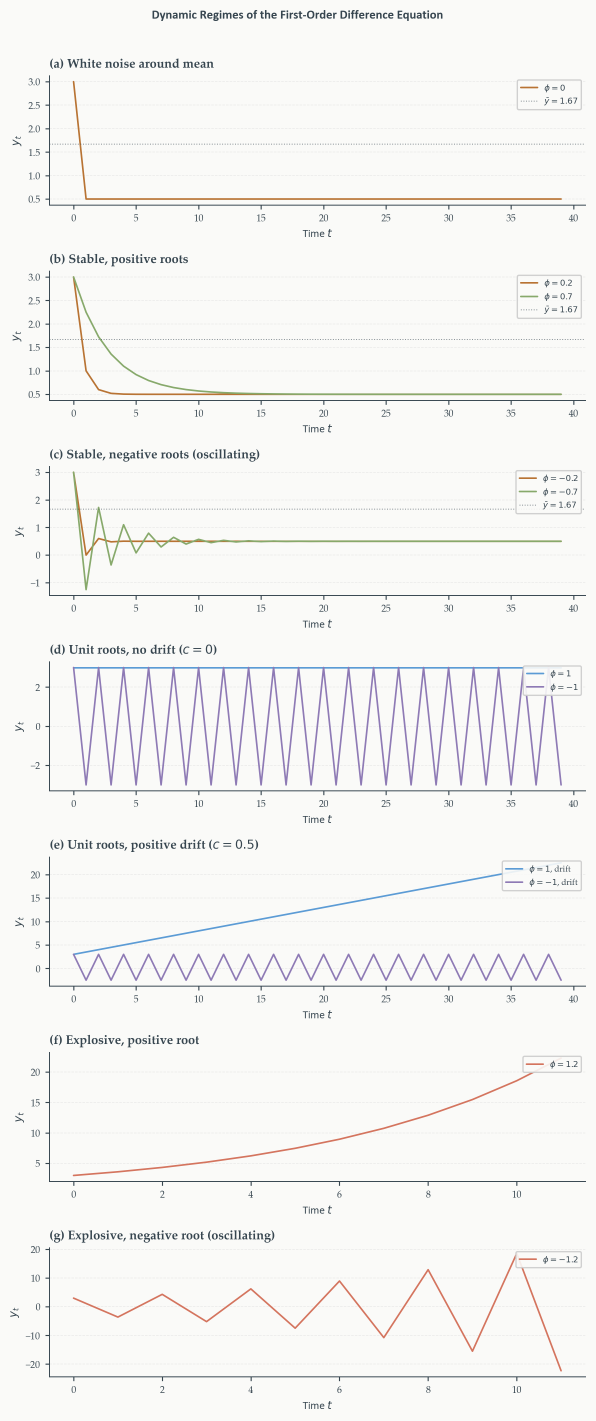
#> input picture _book/chapter_01_files/figure-html/fig-diffeq-paths-output-1.png, 1786 x 4262 px, found by its file name (shown at 1/3 size)
$ python 01_split_figure.py
#> lines starting #> are read from the running program, lines starting #| are printed output that depends on the picture
#> in run_job, img is the input picture: PIL image 1786x4262 RGBA; mean R, G, B, A 244.9, 244.7, 243.3, 255
#| [diffeq_paths] source: 1786x4262px
"""
Rebuild slide-only figure variants from already-rendered book PNGs.
Does NOT touch chapter_01.qmd or the book's rendered output — reads the
existing PNGs under docs/chapters/... and writes new PNGs into
slides/chapters/figures/, for slide use only.

Two supported operations, driven by the JOBS list below:

  "split"   — crop a stacked figure into N separate output files
              (used for Dynamic Regimes: 7 panels -> 3 files, one per
              regime group, each shown on its own slide)

  "compose" — crop a stacked figure into its individual panels, then
              recompose them into a grid (used for GDP ACF/PACF:
              4 stacked panels -> one 2x2 grid file)

Place this script at: slides/chapters/build_slide_figures.py
  (same folder as 01.qmd, so figures/ output sits right next to it)

Run any time the book's source figures change, or you need to
regenerate slide crops.

Usage (from repo root):
    python slides/chapters/build_slide_figures.py

    # Or run a single job by name:
    python slides/chapters/build_slide_figures.py --job diffeq_paths
    python slides/chapters/build_slide_figures.py --job acfpacf_gdp
"""

import argparse
from pathlib import Path
from PIL import Image

# ── Paths ────────────────────────────────────────────────────────────────
SCRIPT_DIR = Path(__file__).resolve().parent           # .../slides/chapters
REPO_ROOT  = SCRIPT_DIR.parents[1]                      # .../ECON-5371
BOOK_FIGS  = REPO_ROOT / "docs" / "chapters" / "01" / "chapter_01_files" / "figure-html"
OUT_DIR    = SCRIPT_DIR / "figures"
OUT_DIR.mkdir(parents=True, exist_ok=True)

BORDER_PX = 0   # spacing between panels in a composed grid (0 = flush, no border)


# ── Shared crop utility ─────────────────────────────────────────────────
def crop_panels(img: Image.Image, n_panels: int,
                 top_margin_frac: float, pad_frac: float = 0.0) -> list[Image.Image]:
    """Split a vertically-stacked source image into n_panels equal-height crops."""
#> called with n_panels = 7, top_margin_frac = 0.035, pad_frac = 0.01
    w, h = img.size
#> w = 1786; h = 4262
    top_margin = int(h * top_margin_frac)
#> top_margin = 149
    usable_h = h - top_margin
#> usable_h = 4113
    panel_h = usable_h / n_panels
#> panel_h = 587.6
    pad = int(pad_frac * h)
#> pad = 42

    panels = []
    for i in range(n_panels):
        top = max(0, int(top_margin + i * panel_h) - pad)
        bottom = min(h, int(top_margin + (i + 1) * panel_h) + pad)
        panels.append(img.crop((0, top, w, bottom)))
#> after the loop, panels = 7 items
    return panels


def stack_vertical(panels: list[Image.Image]) -> Image.Image:
    """Stack panel images directly on top of each other, full width,
    no resizing or borders — used for the 'split' op where panels must
    stay pixel-faithful to the source crop (this is a straight vertical
    concatenation, not a grid layout)."""
    w = panels[0].width
    total_h = sum(p.height for p in panels)
    stacked = Image.new("RGB", (w, total_h), "white")
    y = 0
    for p in panels:
        stacked.paste(p, (0, y))
        y += p.height
    return stacked


def compose_grid(panels: list[Image.Image], n_cols: int) -> Image.Image:
    """Arrange a list of panel images into a grid with n_cols columns,
    filling row-major (left-to-right, top-to-bottom). Used for the
    'compose' op, where panels are resized to a common width to align
    into columns — appropriate there since source panels are already
    similar dimensions; NOT used for 'split', which needs pixel-faithful
    stacking instead (see stack_vertical)."""
    n_rows = -(-len(panels) // n_cols)  # ceil division

    min_w = min(p.width for p in panels)
    panels = [p.resize((min_w, int(p.height * min_w / p.width))) for p in panels]

    row_heights = []
    for r in range(n_rows):
        row_panels = panels[r * n_cols:(r + 1) * n_cols]
        row_heights.append(max(p.height for p in row_panels))

    grid_w = min_w * n_cols + BORDER_PX * (n_cols + 1)
    grid_h = sum(row_heights) + BORDER_PX * (n_rows + 1)
    grid = Image.new("RGB", (grid_w, grid_h), "white")

    y_offset = BORDER_PX
    for r in range(n_rows):
        x_offset = BORDER_PX
        for c in range(n_cols):
            idx = r * n_cols + c
            if idx >= len(panels):
                break
            grid.paste(panels[idx], (x_offset, y_offset))
            x_offset += min_w + BORDER_PX
        y_offset += row_heights[r] + BORDER_PX

    return grid


# ── Job definitions ──────────────────────────────────────────────────────
# Add a new figure here rather than writing a new script.
JOBS = {

    "diffeq_paths": {
        "op": "split",
        "source": BOOK_FIGS / "fig-diffeq-paths-output-1.png",
        "n_panels": 7,
        "top_margin_frac": 0.035,
        "pad_frac": 0.01,
        # (start_panel_idx, end_panel_idx, output_filename) — 0-indexed,
        # inclusive. (a)=0 ... (g)=6
        "groups": [
            (0, 2, "fig-diffeq-paths_stable.png"),
            (3, 4, "fig-diffeq-paths_unitroot.png"),
            (5, 6, "fig-diffeq-paths_explosive.png"),
        ],
    },

    "acfpacf_gdp": {
        "op": "compose",
        "source": BOOK_FIGS / "fig-acfpacf-gdp-output-1.png",
        "n_panels": 4,
        "top_margin_frac": 0.025,
        "pad_frac": 0.0,
        "n_cols": 2,   # panels fill row-major: [0,1] top row, [2,3] bottom row
        "output": "fig-acfpacf-gdp_grid.png",
    },

    "transformations": {
        "op": "compose",
        "source": BOOK_FIGS / "fig-transformations-output-1.png",
        "n_panels": 4,
        "top_margin_frac": 0.025,
        "pad_frac": 0.0,
        "n_cols": 2,   # [0,1] top row (GDP level, GDP growth),
                       # [2,3] bottom row (CPI level, CPI inflation)
        "output": "fig-transformations_grid.png",
    },

}


def run_job(name: str, cfg: dict):
    source = cfg["source"]
    if not source.exists():
        print(f"[{name}] SKIPPED — source not found: {source}")
        print(f"          Render the book first, then re-run.")
        return

    img = Image.open(source)
    print(f"[{name}] source: {img.size[0]}x{img.size[1]}px")

    panels = crop_panels(img, cfg["n_panels"], cfg["top_margin_frac"],
                          cfg.get("pad_frac", 0.0))
#> panels = 7 items

    if cfg["op"] == "split":
        for start_idx, end_idx, out_name in cfg["groups"]:
            group_panels = panels[start_idx:end_idx + 1]
            stacked = stack_vertical(group_panels)
            out_path = OUT_DIR / out_name
            stacked.save(out_path)
            print(f"  saved {out_path.name}  panels {start_idx}-{end_idx}  {stacked.size}")
#> this loop made 3 passes
#> total_h in stack_vertical on passes 1 to 3: 2014, 1343, 1302
#> pass 1, in run_job, `stacked = stack_vertical(group_panels)`:
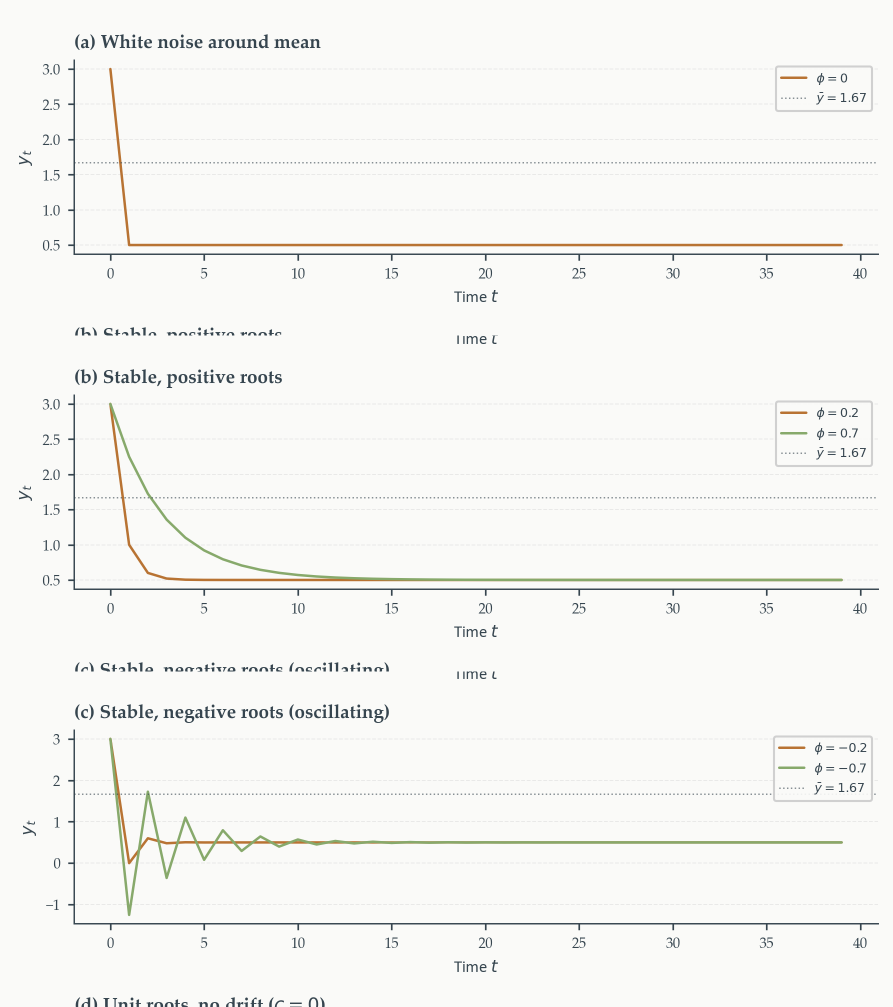
#> stacked: PIL image 1786x2014 RGB (shown at 1/2 size); mean R, G, B 245.8, 245.9, 243.4
#> pass 2, in run_job, `stacked = stack_vertical(group_panels)`:
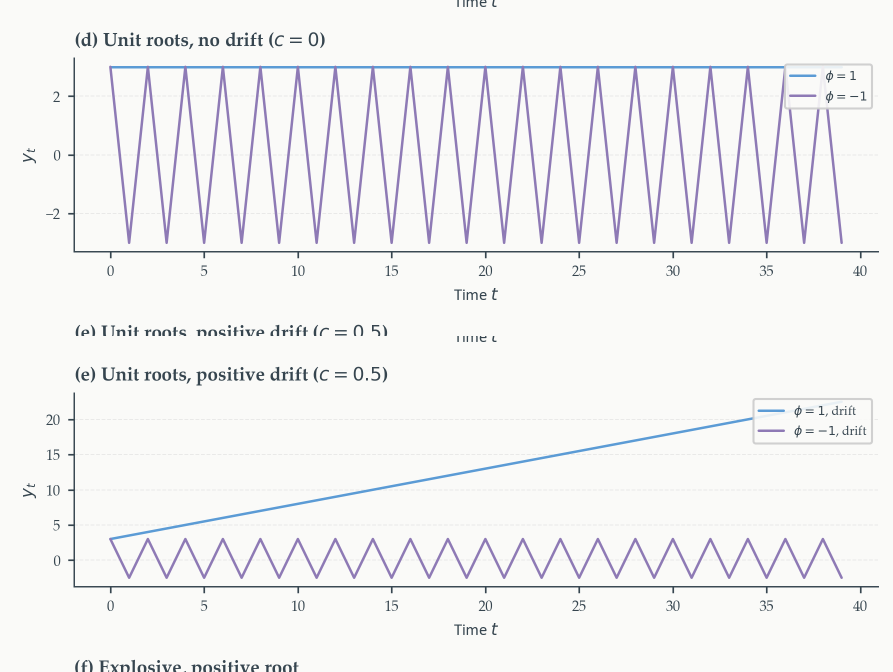
#> stacked: PIL image 1786x1343 RGB (shown at 1/2 size); mean R, G, B 242.3, 242.2, 242.8
#> after the loop:
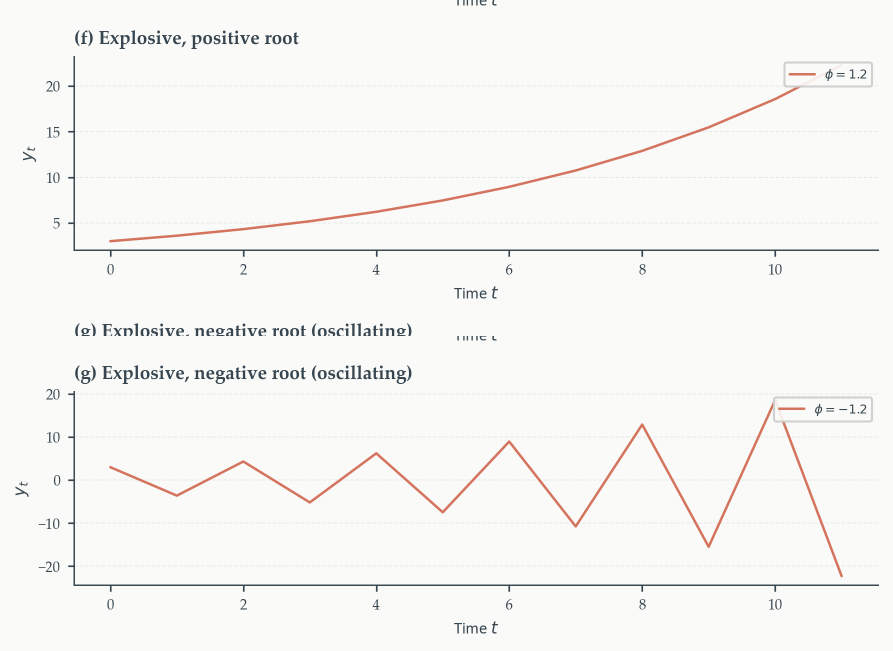
#> stacked: PIL image 1786x1302 RGB (shown at 1/2 size); mean R, G, B 246.7, 246.1, 244.2

    elif cfg["op"] == "compose":
        grid = compose_grid(panels, n_cols=cfg["n_cols"])
        out_path = OUT_DIR / cfg["output"]
        grid.save(out_path)
        print(f"  saved {out_path.name}  {grid.size}")

    else:
        raise ValueError(f"Unknown op '{cfg['op']}' for job '{name}'")


def main():
    parser = argparse.ArgumentParser(description=__doc__)
    parser.add_argument("--job", choices=list(JOBS.keys()), default=None,
                         help="Run only this job (default: run all jobs)")
    args = parser.parse_args()

    jobs_to_run = {args.job: JOBS[args.job]} if args.job else JOBS

    for name, cfg in jobs_to_run.items():
        run_job(name, cfg)
#> pass 2 of the loop in main, `for name, cfg in jobs_to_run.items():`:
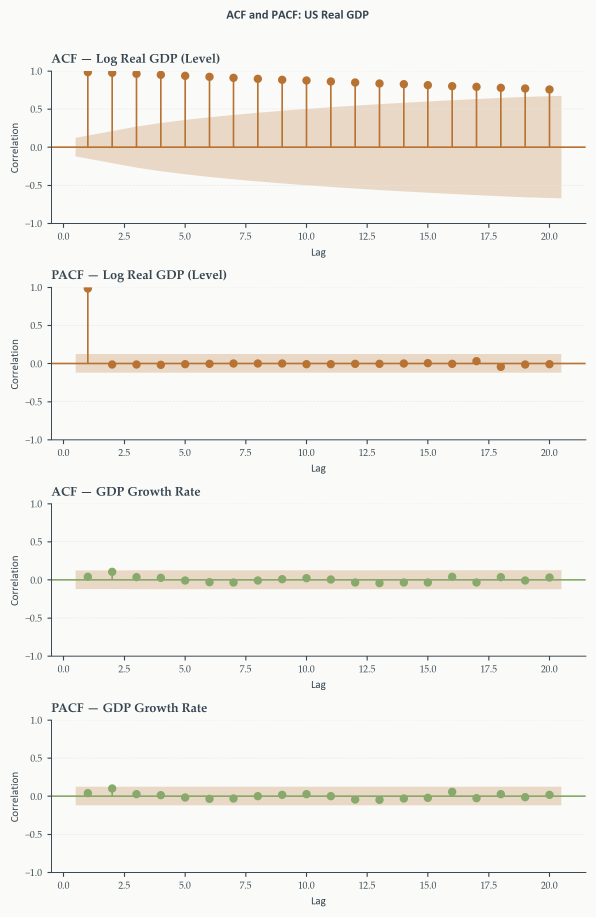
#> input picture _book/chapter_01_files/figure-html/fig-acfpacf-gdp-output-1.png, 1787 x 2749 px, found by its file name (shown at 1/3 size)
#> in run_job, img is the input picture: PIL image 1787x2749 RGBA; mean R, G, B, A 244.2, 242.2, 237.7, 255
#| [acfpacf_gdp] source: 1787x2749px
#> in run_job (call 2), `panels = crop_panels(img, cfg["n_panels"], cfg["top_margin_frac"], cfg..`: panels = 4 items
#> n_rows = 2
#> min_w = 1787
#> in compose_grid, `panels = [p.resize((min_w, int(p.height * min_w / p.width))) for p in ..`: panels = 4 items
#> after the loop in compose_grid, `for r in range(n_rows):`: row_heights = [670, 671]
#> grid_w = 3574
#> grid_h = 1341
#> the loop in compose_grid, `for r in range(n_rows):` made 2 passes
#> y_offset on passes 1 to 2: 670, 1341
#> after the loop in compose_grid, `for r in range(n_rows):`:
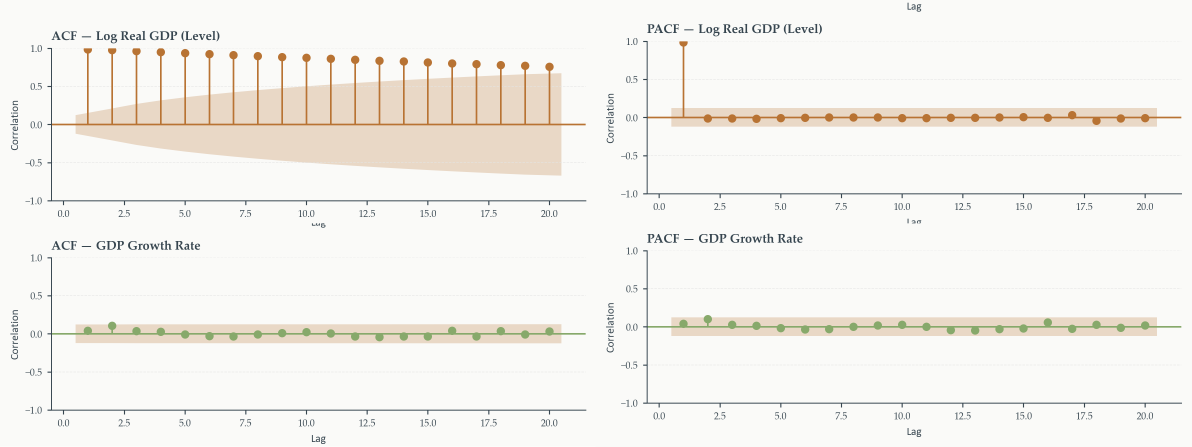
#> grid: PIL image 3574x1341 RGB (shown at 1/3 size); mean R, G, B 244.3, 242.1, 237.6
#|   saved fig-acfpacf-gdp_grid.png  (3574, 1341)

    print("\nDone. Check each output for panel-title/legend clipping — "
          "adjust the relevant job's top_margin_frac or pad_frac and re-run "
          "if anything looks cut off.")


if __name__ == "__main__":
    main()
